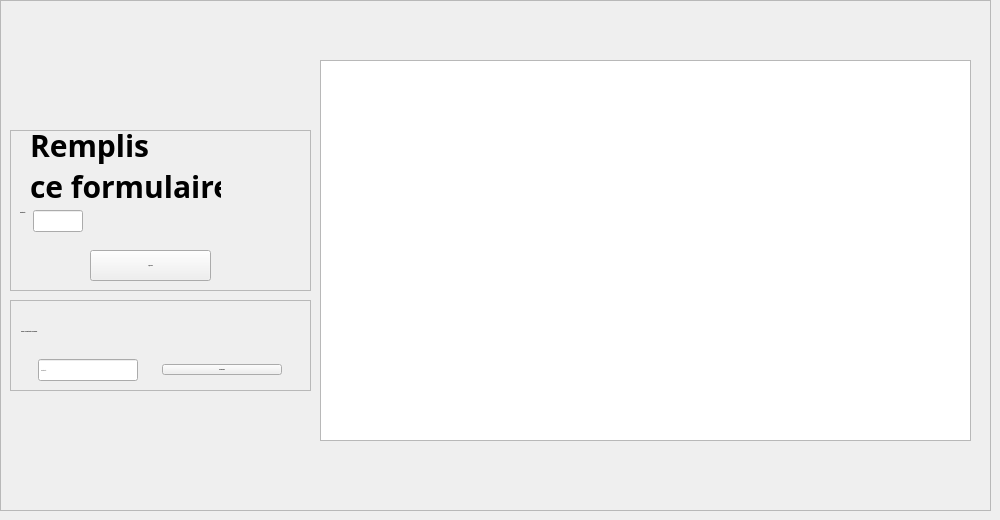
       <widget class="QWidget" name="tab">
        <attribute name="title">
         <string>Reduction</string>
        </attribute>
        <widget class="QFrame" name="frame_5">
         <property name="geometry">
          <rect>
           <x>0</x>
           <y>0</y>
           <width>991</width>
           <height>511</height>
          </rect>
         </property>
         <property name="frameShape">
          <enum>QFrame::StyledPanel</enum>
         </property>
         <property name="frameShadow">
          <enum>QFrame::Raised</enum>
         </property>
         <widget class="QTableView" name="tab1_2">
          <property name="geometry">
           <rect>
            <x>320</x>
            <y>60</y>
            <width>651</width>
            <height>381</height>
           </rect>
          </property>
          <property name="styleSheet">
           <string notr="true"/>
          </property>
         </widget>
         <widget class="QFrame" name="frame1_4">
          <property name="geometry">
           <rect>
            <x>10</x>
            <y>300</y>
            <width>301</width>
            <height>91</height>
           </rect>
          </property>
          <property name="frameShape">
           <enum>QFrame::StyledPanel</enum>
          </property>
          <property name="frameShadow">
           <enum>QFrame::Raised</enum>
          </property>
         </widget>
         <widget class="QPushButton" name="refresh_2">
          <property name="geometry">
           <rect>
            <x>120</x>
            <y>40</y>
            <width>61</width>
            <height>51</height>
           </rect>
          </property>
          <property name="styleSheet">
           <string notr="true">QPushButton{
background-color: transparent;

background: none;
border: none;
background-repeat: none;
}
</string>
          </property>
         </widget>
         <widget class="QWidget" name="verticalLayoutWidget_5">
          <property name="geometry">
           <rect>
            <x>20</x>
            <y>310</y>
            <width>281</width>
            <height>71</height>
           </rect>
          </property>
          <layout class="QVBoxLayout" name="verticalLayout_6">
           <item>
            <widget class="QLabel" name="label_66">
             <property name="font">
              <font>
               <family>century gothic</family>
               <pointsize>-1</pointsize>
               <weight>75</weight>
               <bold>true</bold>
              </font>
             </property>
             <property name="styleSheet">
              <string notr="true">QLabel{
color: black;

border: none;
}</string>
             </property>
             <property name="text">
              <string>    Choisir un identifant à supprimer</string>
             </property>
            </widget>
           </item>
           <item>
            <layout class="QHBoxLayout" name="horizontalLayout_6">
             <item>
              <widget class="QLineEdit" name="sup_id_2">
               <property name="maximumSize">
                <size>
                 <width>100</width>
                 <height>16777215</height>
                </size>
               </property>
               <property name="font">
                <font>
                 <family>century gothic</family>
                 <pointsize>-1</pointsize>
                 <weight>75</weight>
                 <bold>true</bold>
                </font>
               </property>
               <property name="text">
                <string/>
               </property>
               <property name="placeholderText">
                <string>Identifiant </string>
               </property>
              </widget>
             </item>
             <item>
              <widget class="QPushButton" name="supprimerchantier_2">
               <property name="maximumSize">
                <size>
                 <width>120</width>
                 <height>16777215</height>
                </size>
               </property>
               <property name="font">
                <font>
                 <family>century gothic</family>
                 <pointsize>-1</pointsize>
                 <weight>75</weight>
                 <bold>true</bold>
                </font>
               </property>
               <property name="text">
                <string>SUPPRIMER</string>
               </property>
              </widget>
             </item>
            </layout>
           </item>
          </layout>
         </widget>
         <widget class="QFrame" name="frame_7">
          <property name="geometry">
           <rect>
            <x>10</x>
            <y>130</y>
            <width>301</width>
            <height>161</height>
           </rect>
          </property>
          <property name="frameShape">
           <enum>QFrame::StyledPanel</enum>
          </property>
          <property name="frameShadow">
           <enum>QFrame::Raised</enum>
          </property>
          <widget class="QPushButton" name="addTypeService_2">
           <property name="geometry">
            <rect>
             <x>80</x>
             <y>120</y>
             <width>121</width>
             <height>31</height>
            </rect>
           </property>
           <property name="font">
            <font>
             <family>century gothic</family>
             <pointsize>-1</pointsize>
             <weight>75</weight>
             <bold>true</bold>
            </font>
           </property>
           <property name="text">
            <string>AJOUTER</string>
           </property>
          </widget>
          <widget class="QLabel" name="label_73">
           <property name="geometry">
            <rect>
             <x>20</x>
             <y>0</y>
             <width>191</width>
             <height>71</height>
            </rect>
           </property>
           <property name="font">
            <font>
             <family>century gothic</family>
             <pointsize>-1</pointsize>
             <weight>75</weight>
             <bold>true</bold>
            </font>
           </property>
           <property name="styleSheet">
            <string notr="true">font-family:century gothic;
font-size:30px;</string>
           </property>
           <property name="text">
            <string>Remplis 
ce formulaire</string>
           </property>
          </widget>
          <widget class="QWidget" name="formLayoutWidget_2">
           <property name="geometry">
            <rect>
             <x>10</x>
             <y>80</y>
             <width>281</width>
             <height>31</height>
            </rect>
           </property>
           <layout class="QFormLayout" name="formLayout_2">
            <item row="0" column="0">
             <widget class="QLabel" name="label_9">
              <property name="font">
               <font>
                <family>century gothic</family>
                <pointsize>-1</pointsize>
                <weight>75</weight>
                <bold>true</bold>
               </font>
              </property>
              <property name="text">
               <string>Identifiant :</string>
              </property>
             </widget>
            </item>
            <item row="0" column="1">
             <widget class="QLineEdit" name="lineeditid_3">
              <property name="maximumSize">
               <size>
                <width>50</width>
                <height>16777215</height>
               </size>
              </property>
             </widget>
            </item>
           </layout>
          </widget>
         </widget>
         <zorder>frame1_4</zorder>
         <zorder>tab1_2</zorder>
         <zorder>refresh_2</zorder>
         <zorder>verticalLayoutWidget_5</zorder>
         <zorder>frame_7</zorder>
        </widget>
       </widget>
